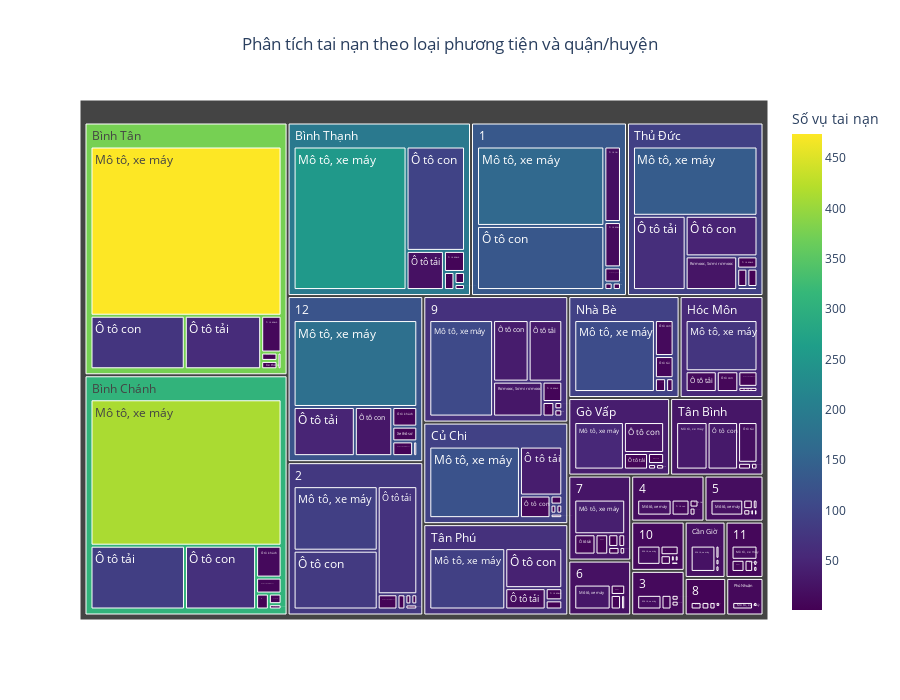

The code cell stored with this chart in its notebook:
### Markdown cell above
### Biểu đồ 4: Số lượng người tử vong của các nước theo các nguyên nhân tử vong

### Code cell
# Chuẩn bị dữ liệu
# Loại bỏ các hàng có giá trị thiếu trong 'Nhóm PT1' và 'Quận/Huyện'
treemap_data = data.dropna(subset=['Nhóm PT1', 'Quận/Huyện'])

# Đổi tên cột 'Nhóm PT1' thành 'Loại phương tiện' để dễ đọc hơn
treemap_data = treemap_data.rename(columns={'Nhóm PT1': 'Loại phương tiện'})

# Đếm số vụ tai nạn theo 'Loại phương tiện' và 'Quận/Huyện'
treemap_summary = treemap_data.groupby(['Quận/Huyện', 'Loại phương tiện']).size().reset_index(name='Số vụ')

# Vẽ biểu đồ Treemap
fig = px.treemap(
    treemap_summary,
    path=['Quận/Huyện', 'Loại phương tiện'],  # Cấp độ: Quận/Huyện -> Loại phương tiện
    values='Số vụ',
    title='Phân tích tai nạn theo loại phương tiện và quận/huyện',
    color='Số vụ',
    color_continuous_scale='Viridis',  # Thang màu
    labels={'Số vụ': 'Số vụ tai nạn'}
)


# Sửa lại tooltip chỉ hiển thị label và số vụ tai nạn
fig.update_traces(
    hovertemplate=(
        '<b>Nhãn:</b> %{label}<br>' +
        '<b>Số vụ tai nạn:</b> %{value}<br>'
    )
)



# Tùy chỉnh hiển thị
fig.update_layout(
    title_x=0.5,  # Căn giữa tiêu đề
    height=700,  # Chiều cao biểu đồ
    width=900,  # Độ rộng biểu đồ
    font=dict(size=12)  # Kích thước font chữ
)

# Hiển thị biểu đồ
fig.show()

### Figure 1 — Plotly figure (JSON) as saved in the notebook; plotly's stock layout.template omitted (floating-point values rounded to 4 significant figures; data arrays with more than 128 entries replaced by an {"elided": "..."} marker saying what was removed)
{"data": [{"branchvalues": "total", "customdata": {"elided": "167x1 float values"}, "domain": {"x": [0, 1], "y": [0, 1]}, "hovertemplate": "<b>Nhãn:</b> %{label}<br><b>Số vụ tai nạn:</b> %{value}<br>", "ids": {"elided": "167 str values"}, "labels": {"elided": "167 str values"}, "marker": {"coloraxis": "coloraxis", "colors": {"elided": "167 float values"}}, "name": "", "parents": {"elided": "167 str values"}, "type": "treemap", "values": {"elided": "167 int values"}}], "layout": {"coloraxis": {"colorbar": {"title": {"text": "Số vụ tai nạn"}}, "colorscale": [[0, "#440154"], [0.1111, "#482878"], [0.2222, "#3e4989"], [0.3333, "#31688e"], [0.4444, "#26828e"], [0.5556, "#1f9e89"], [0.6667, "#35b779"], [0.7778, "#6ece58"], [0.8889, "#b5de2b"], [1, "#fde725"]]}, "font": {"size": 12}, "height": 700, "legend": {"tracegroupgap": 0}, "title": {"text": "Phân tích tai nạn theo loại phương tiện và quận/huyện", "x": 0.5}, "width": 900}}
